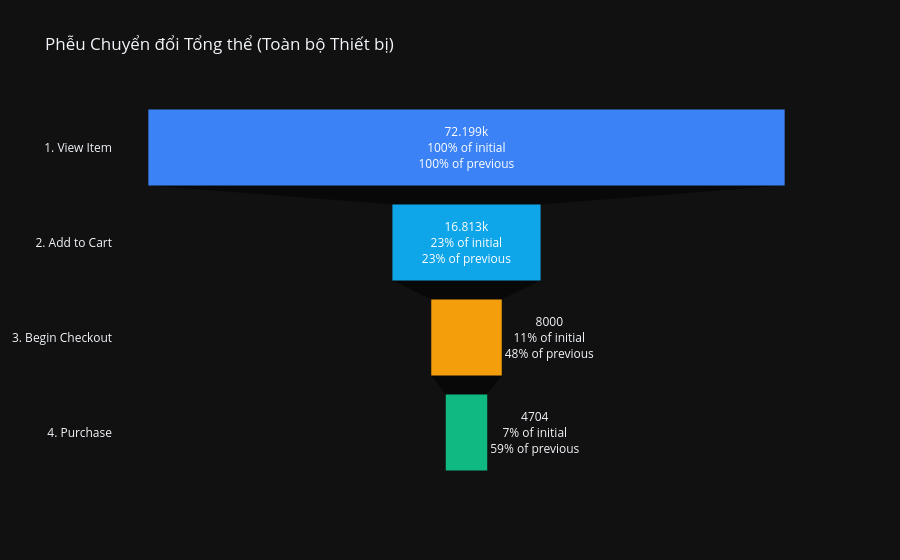

The code cell stored with this chart in its notebook:
### Markdown cell above
#### Trực quan hóa Biểu đồ Phễu Chuyển đổi (Funnel Chart)

### Code cell
stages = ["1. View Item", "2. Add to Cart", "3. Begin Checkout", "4. Purchase"]
values = [
    df_funnel["step_1_view_item_users"].sum(),
    df_funnel["step_2_add_to_cart_users"].sum(),
    df_funnel["step_3_begin_checkout_users"].sum(),
    df_funnel["step_4_purchase_users"].sum()
]

fig_funnel = go.Figure(go.Funnel(
    y=stages,
    x=values,
    textinfo="value+percent initial+percent previous",
    marker=dict(color=["#3B82F6", "#0EA5E9", "#F59E0B", "#10B981"])
))
fig_funnel.update_layout(title="Phễu Chuyển đổi Tổng thể (Toàn bộ Thiết bị)", template="plotly_dark")
fig_funnel.show()

### Figure 1 — Plotly figure (JSON) as saved in the notebook; plotly's stock layout.template omitted (floating-point values rounded to 4 significant figures)
{"data": [{"marker": {"color": ["#3B82F6", "#0EA5E9", "#F59E0B", "#10B981"]}, "textinfo": "value+percent initial+percent previous", "x": [72199, 16813, 8000, 4704], "y": ["1. View Item", "2. Add to Cart", "3. Begin Checkout", "4. Purchase"], "type": "funnel"}], "layout": {"title": {"text": "Phễu Chuyển đổi Tổng thể (Toàn bộ Thiết bị)"}}}
